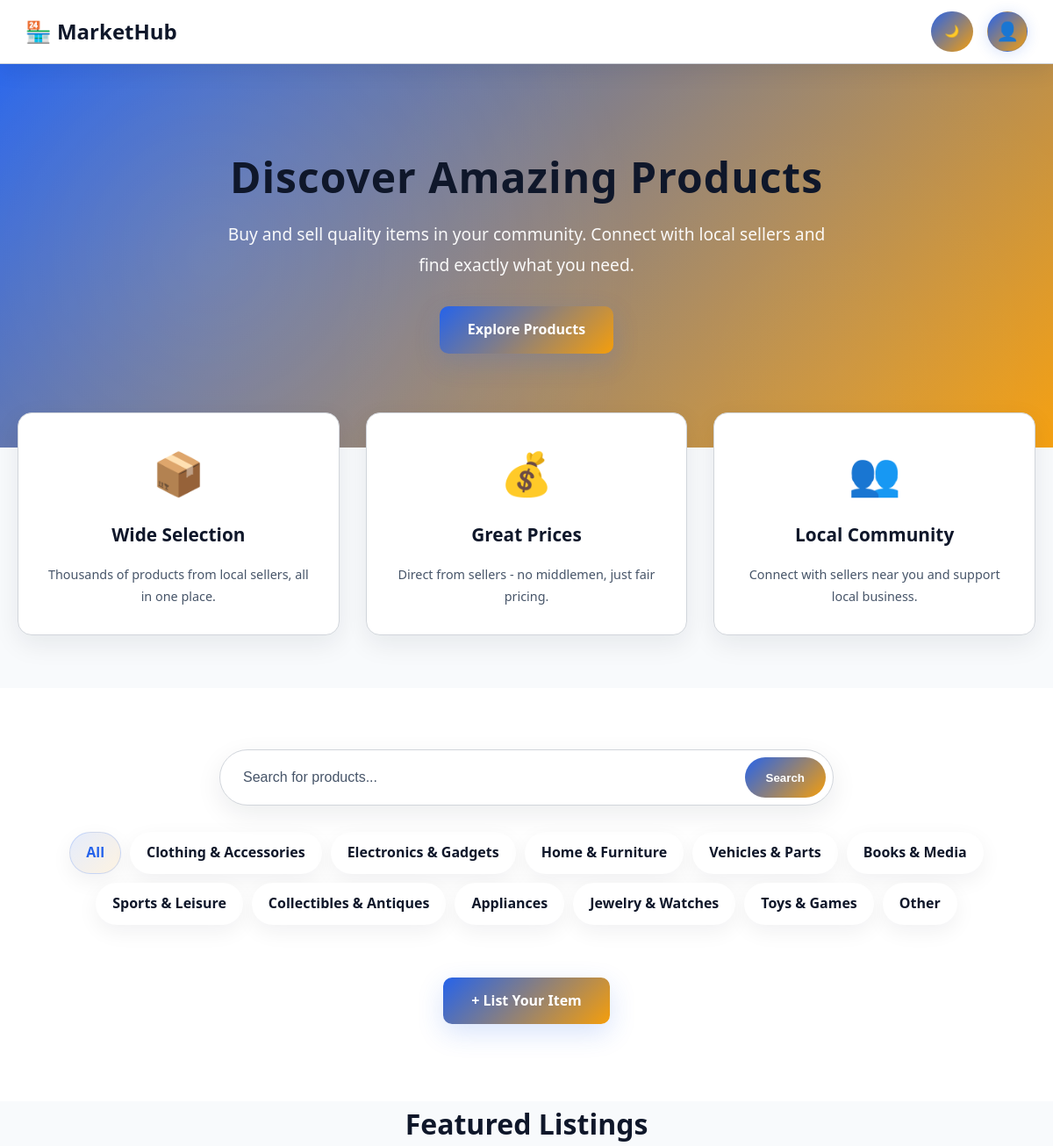
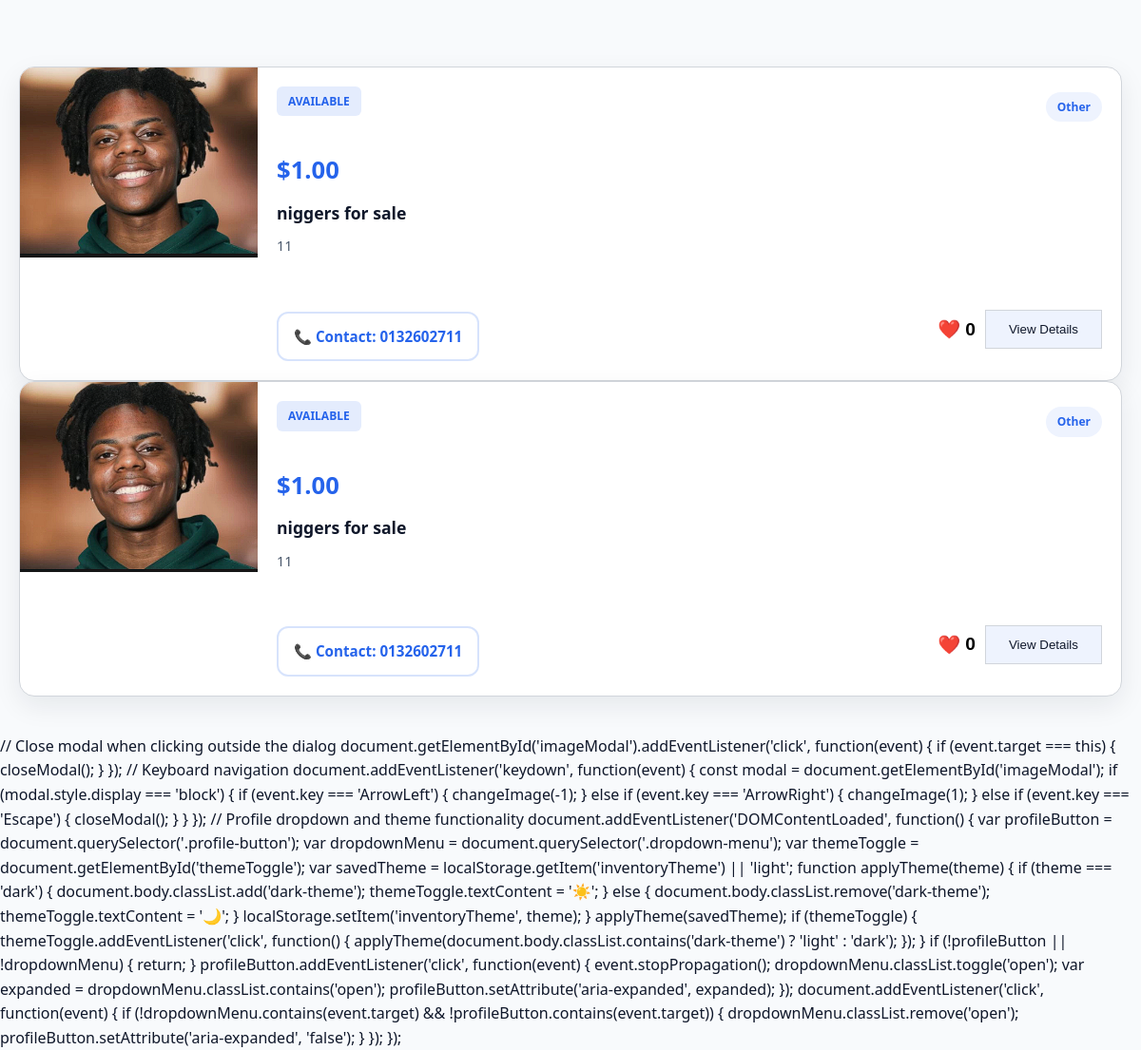
The page / on the database its author committed (2 pictures, top to bottom).
### tables this page shows
CREATE TABLE `items` (
  `id` int(11) NOT NULL,
  `item_name` varchar(255) NOT NULL,
  `description` text NOT NULL,
  `price` decimal(10,2) NOT NULL,
  `phone_number` varchar(20) NOT NULL,
  `image_path` varchar(255) NOT NULL,
  `category` varchar(50) NOT NULL DEFAULT 'Other',
  `status` varchar(20) DEFAULT 'Available',
  `likes_count` int(11) DEFAULT 0,
  `created_at` timestamp NOT NULL DEFAULT current_timestamp(),
  `user_id` int(11) DEFAULT NULL
);

### index.php (the view, shortened to what this page needs)
<?php include 'db.php'; ?>
<!DOCTYPE html>
<html lang="en">
<head>
    <link rel="stylesheet" href="css/style.css">
</head>
<body>
    <nav>
        <div class="nav-left">
            <h2>🏪 MarketHub</h2>
        </div>
        <div class="nav-right">
            <button id="themeToggle" class="theme-toggle" aria-label="Toggle theme">🌙</button>
            <button type="button" class="profile-button" aria-expanded="false" aria-controls="profile-menu">👤</button>
        </div>
    </nav>
<?php
    $selectedCategory = isset($_GET['category']) ? trim($_GET['category']) : 'All';
    $allowedCategories = ['All', 'Clothing & Accessories', 'Electronics & Gadgets', 'Home & Furniture', 'Vehicles & Parts', 'Books & Media', 'Sports & Leisure', 'Collectibles & Antiques', 'Appliances', 'Jewelry & Watches', 'Toys & Games', 'Other'];
    $searchParam = isset($_GET['search']) && $_GET['search'] !== '' ? '&search=' . urlencode($_GET['search']) : '';
?>
    <section class="hero">
        <div class="hero-content">
            <h1>Discover Amazing Products</h1>
            <p>Buy and sell quality items in your community. Connect with local sellers and find exactly what you need.</p>
            <a href="#marketplace" class="btn-primary btn-large">Explore Products</a>
        </div>
    </section>
    <section class="features">
        <div class="feature-card">
            <div class="feature-icon">📦</div>
            <h3>Wide Selection</h3>
            <p>Thousands of products from local sellers, all in one place.</p>
        </div>
        <div class="feature-card">
            <div class="feature-icon">💰</div>
            <h3>Great Prices</h3>
            <p>Direct from sellers - no middlemen, just fair pricing.</p>
        </div>
        <div class="feature-card">
            <div class="feature-icon">👥</div>
            <h3>Local Community</h3>
            <p>Connect with sellers near you and support local business.</p>
        </div>
    </section>
    <div class="search-section" id="marketplace">
        <div class="search-container">
            <form method="GET" action="index.php">
                <input type="text" name="search" placeholder="Search for products..." value="<?php echo isset($_GET['search']) ? htmlspecialchars($_GET['search']) : ''; ?>">
                <button type="submit" class="btn-search">Search</button>
            </form>
        </div>
        <div class="category-filters">
            <?php foreach ($allowedCategories as $category):
                $queryString = 'index.php?category=' . urlencode($category) . $searchParam;
                $activeClass = $category === $selectedCategory ? ' active' : '';
            ?>
                <a href="<?php echo htmlspecialchars($queryString); ?>" class="category-button<?php echo $activeClass; ?>">
                    <?php echo htmlspecialchars($category); ?>
                </a>
            <?php endforeach; ?>
        </div>
        <div class="upload-link">
            <a href="upload.php" class="btn-primary">+ List Your Item</a>
        </div>
    </div>
    <div class="marketplace-section">
        <h2 class="section-title">Featured Listings</h2>
        <div class="container"></div>
        <?php
        $query = "SELECT items.*,
                         (SELECT COUNT(*) FROM item_likes WHERE item_likes.item_id = items.id) AS likes_count,
                         CASE WHEN " . (isset($_SESSION['user_id']) ? $_SESSION['user_id'] : 0) . " > 0 THEN
                             (SELECT COUNT(*) FROM item_likes WHERE item_likes.item_id = items.id AND item_likes.user_id = " . (isset($_SESSION['user_id']) ? $_SESSION['user_id'] : 0) . ")
                         ELSE 0 END AS user_liked
                  FROM items WHERE status != 'Sold'";
        $query .= " ORDER BY created_at DESC";
        $result = mysqli_query($conn, $query);
        if (mysqli_num_rows($result) > 0) {
            while($row = mysqli_fetch_assoc($result)) {
                $status = $row['status'];
                $item_id = $row['id'];
                $images = [];
                if (empty($images) && !empty($row['image_path'])) {
                    $images[] = $row['image_path'];
                }
                $displayImage = !empty($images) ? $images[0] : 'placeholder.png';
                ?>
                <div class="card">
                    <img src="uploads/<?php echo htmlspecialchars($displayImage); ?>" alt="Item Image" onclick="openModal(<?php echo $item_id; ?>, <?php echo htmlspecialchars(json_encode($images)); ?>, <?php echo htmlspecialchars(json_encode($row['item_name'])); ?>, <?php echo htmlspecialchars(json_encode($row['description'])); ?>, <?php echo htmlspecialchars(json_encode($row['price'])); ?>, <?php echo htmlspecialchars(json_encode($row['phone_number'])); ?>, <?php echo htmlspecialchars(json_encode($status)); ?>)">
                    <div class="card-content">
                        <div class="card-header">
                            <span class="status-badge <?php echo ($status == 'Available') ? 'available' : 'reserved'; ?>">
                                <?php echo $status; ?>
                            </span>
                            <span class="category-pill"><?php echo htmlspecialchars($row['category'] ?? 'General'); ?></span>
                        </div>
                        <div class="card-body">
                            <span class="price">$<?php echo number_format($row['price'], 2); ?></span>
                            <h3><?php echo htmlspecialchars($row['item_name']); ?></h3>
                            <p><?php echo htmlspecialchars($row['description']); ?></p>
                        </div>
                        <div class="card-footer">
                            <a href="tel:<?php echo htmlspecialchars($row['phone_number']); ?>" class="phone">
                                📞 Contact: <?php echo htmlspecialchars($row['phone_number']); ?>
                            </a>
                            <div class="like-section">
                                <button class="like-btn <?php echo $row['user_liked'] ? 'liked' : ''; ?>" data-item-id="<?php echo $row['id']; ?>">
                                    ❤️ <span class="like-count"><?php echo $row['likes_count']; ?></span>
                                </button>
                                <button class="btn-secondary" onclick="openModal(<?php echo $item_id; ?>, <?php echo htmlspecialchars(json_encode($images)); ?>, <?php echo htmlspecialchars(json_encode($row['item_name'])); ?>, <?php echo htmlspecialchars(json_encode($row['description'])); ?>, <?php echo htmlspecialchars(json_encode($row['price'])); ?>, <?php echo htmlspecialchars(json_encode($row['phone_number'])); ?>, <?php echo htmlspecialchars(json_encode($status)); ?>)">View Details</button>
                            </div>
                        </div>
                    </div>
                </div>
                <?php
            }
        } else {
            echo "<div style='text-align: center; padding: 50px;'>
                    <h3>No items available at this time.</h3>
                    <p style='color: var(--text-lighter);'>Be the first to list something!</p>
                  </div>";
        }
        ?>
        </div>
        // Close modal when clicking outside the dialog
        document.getElementById('imageModal').addEventListener('click', function(event) {
            if (event.target === this) {
                closeModal();
            }
        });
        // Keyboard navigation
        document.addEventListener('keydown', function(event) {
            const modal = document.getElementById('imageModal');
            if (modal.style.display === 'block') {
                if (event.key === 'ArrowLeft') {
                    changeImage(-1);
                } else if (event.key === 'ArrowRight') {
                    changeImage(1);
                } else if (event.key === 'Escape') {
                    closeModal();
                }
            }
        });
        // Profile dropdown and theme functionality
        document.addEventListener('DOMContentLoaded', function() {
            var profileButton = document.querySelector('.profile-button');
            var dropdownMenu = document.querySelector('.dropdown-menu');
            var themeToggle = document.getElementById('themeToggle');
            var savedTheme = localStorage.getItem('inventoryTheme') || 'light';
            function applyTheme(theme) {
                if (theme === 'dark') {
                    document.body.classList.add('dark-theme');
                    themeToggle.textContent = '☀️';
                } else {
                    document.body.classList.remove('dark-theme');
                    themeToggle.textContent = '🌙';
                }
                localStorage.setItem('inventoryTheme', theme);
            }
            applyTheme(savedTheme);
            if (themeToggle) {
                themeToggle.addEventListener('click', function() {
                    applyTheme(document.body.classList.contains('dark-theme') ? 'light' : 'dark');
                });
            }
            if (!profileButton || !dropdownMenu) {
                return;
            }
            profileButton.addEventListener('click', function(event) {
                event.stopPropagation();
                dropdownMenu.classList.toggle('open');
                var expanded = dropdownMenu.classList.contains('open');
                profileButton.setAttribute('aria-expanded', expanded);
            });
            document.addEventListener('click', function(event) {
                if (!dropdownMenu.contains(event.target) && !profileButton.contains(event.target)) {
                    dropdownMenu.classList.remove('open');
                    profileButton.setAttribute('aria-expanded', 'false');
                }
            });
        });
</body>
</html>

### rows shown on the page
items: status "AVAILABLE", category "Other", price "1.00", item_name "niggers for sale", description "11", phone_number "0132602711", likes_count "0"
items: status "AVAILABLE", category "Other", price "1.00", item_name "niggers for sale", description "11", phone_number "0132602711", likes_count "0"

### other values the page prints
$category "All"
$category "Clothing & Accessories"
$category "Electronics & Gadgets"
$category "Home & Furniture"
$category "Vehicles & Parts"
$category "Books & Media"
$category "Sports & Leisure"
$category "Collectibles & Antiques"
$category "Appliances"
$category "Jewelry & Watches"
$category "Toys & Games"
$category "Other"
